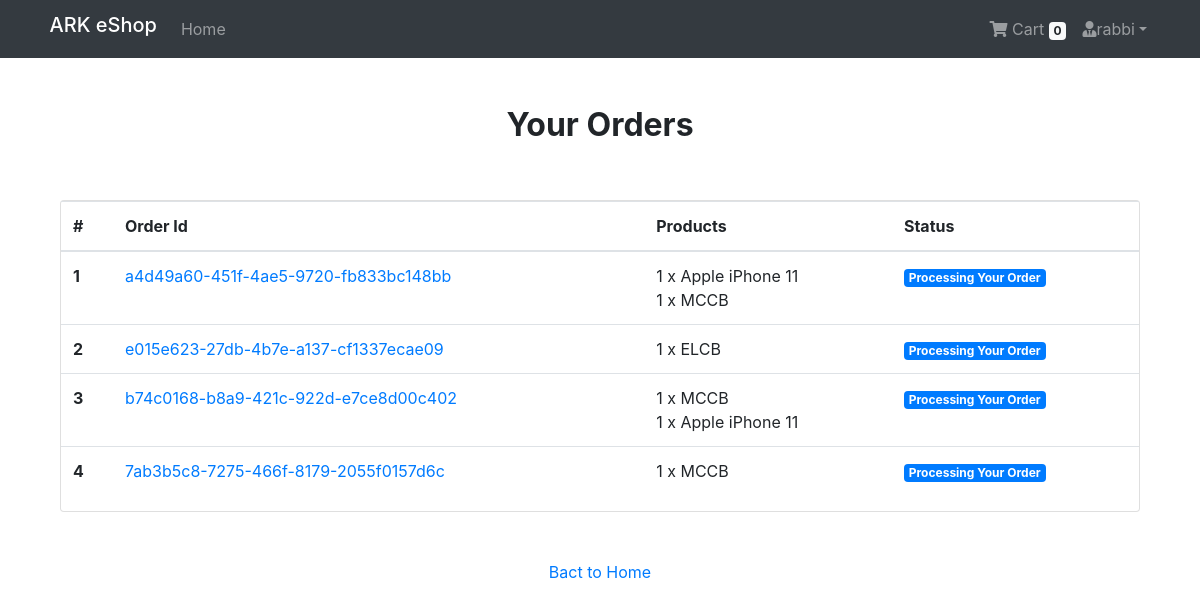
/payment/orders/ (signed in), run on the app's committed database.
### App_Login/models.py (models this page shows, shortened)
class User(AbstractBaseUser,PermissionsMixin):
    email = models.EmailField(unique=True,null=False)
    is_staff = models.BooleanField(
        ugettext_lazy('staff status'),
        default = False,
        help_text = ugettext_lazy("Designates whether the user can log in this site")
    )
    is_active = models.BooleanField(
        ugettext_lazy('active'),
        default=True,
        help_text= ugettext_lazy("Designates whether this user should be treateed as active.Unselect this instead of deleting accounts")
    )
    USERNAME_FIELD = 'email'
    object = MyUserManager()

class Profile(models.Model):
    user = models.OneToOneField(User,on_delete=models.CASCADE,related_name='profile')
    username = models.CharField(max_length=264,blank=True)
    full_name = models.CharField(max_length=264,blank=True)
    address_1 = models.TextField(max_length=300,blank=True)
    city = models.CharField(max_length=40,blank=True)
    zipcode = models.CharField(max_length=10,blank=True)
    country = models.CharField(max_length=50,blank=True)
    phone = models.CharField(max_length=20,blank=True)
    date_joined = models.DateTimeField(auto_now_add=True)

### App_Order/models.py (models this page shows, shortened)
class Order(models.Model):
    orderitems = models.ManyToManyField(Cart)
    user = models.ForeignKey(settings.AUTH_USER_MODEL,on_delete=models.CASCADE)
    ordered = models.BooleanField(default=False)
    created = models.DateTimeField(auto_now_add=True)
    paymentId = models.CharField(max_length=264,blank=True,null=True)
    orderId = models.CharField(max_length=200,blank=True,null=True)

class Cart(models.Model):
    user = models.ForeignKey(settings.AUTH_USER_MODEL,on_delete=models.CASCADE,related_name='cart')
    item = models.ForeignKey(Product,on_delete=models.CASCADE)
    quantity = models.IntegerField(default=1)
    purchased = models.BooleanField(default=False)
    created = models.DateTimeField(auto_now_add=True)
    updated = models.DateTimeField(auto_now=True)
    def __str__(self):
        return f'{self.quantity} x {self.item}'

### App_Shop/models.py (models this page shows)
class Product(models.Model):
    main_image = models.ImageField(upload_to ='Products')
    name = models.CharField(max_length=264)
    category = models.ForeignKey(Category,on_delete=models.CASCADE,related_name='category')
    preview_text = models.TextField(max_length=200,verbose_name='Preview Text')
    detail_text = models.TextField(max_length=200,verbose_name='Description')
    price = models.FloatField()
    old_price = models.FloatField(default=0.00)
    created = models.DateTimeField(auto_now_add=True)
    def __str__(self):
        return self.name
    class Meta:
        ordering = ['-created',]

### App_Payment/views.py (the view)
# urls.py: path('orders/',views.order_view,name='orders')
@login_required
def order_view(request):
    try:
        orders = Order.objects.filter(user=request.user,ordered=True)
        context = {'orders':orders}
    except:
        messages.warning(request,f"You do not have any active order!")
        return redirect('App_Shop:home')
    return render(request,'App_Payment/order.html',context)

### App_Order/templatetags/cart_tag.py (called while the page is built)
@register.filter
def cart_total(user):
    order = Order.objects.filter(user=user,ordered=False)
    if order.exists():
        return order[0].orderitems.count()
    else:
        return 0

### templates/App_Payment/order.html
{% extends 'base.html' %}
{% block body_block %}
<div class="container mt-5">
  <h2 class="text-center"><strong>Your Orders</strong></h2>
  <div class="row">
    <div class="col-md-12">
      <div class="card mt-5" style="height:auto">
        <div class="table-responsive">
          <table class="table">
            <thead>
              <tr>
                <th scope="col">#</th>
                <th scope="col">Order Id</th>
                <th scope="col">Products</th>
                <th scope="col">Status</th>
              </tr>
            </thead>
            <tbody>
              {% for order in orders %}
              <tr>
                <th scope="row">{{ forloop.counter }}</th>
                <td><a href="#">{{ order.orderId }}</a></td>
                <td>
                  {% for item in order.orderitems.all %} {{item}} <br> {% endfor %}
                </td>
                <td><span class="badge badge-primary">Processing Your Order</span></td>
              </tr>
              {% endfor %}
            </tbody>
          </table>
        </div>
      </div>
    </div>
    <div class="col-md-12 my-5 text-center">
      <a href="{% url 'App_Shop:home' %}">Bact to Home</a>
    </div>
  </div>
</div>
{% endblock %}

### templates/base.html (shortened to what this page needs)
{% load static %}
<!DOCTYPE html>
<html lang="en">
<head>
    <link rel="stylesheet" href="https://stackpath.bootstrapcdn.com/bootstrap/4.3.1/css/bootstrap.min.css">
    <link href="https://cdnjs.cloudflare.com/ajax/libs/font-awesome/5.10.2/css/all.css" rel="stylesheet">
    <link rel="stylesheet" href="{% static 'css/main.css' %}">
</head>
<body>
    {% include 'navbar.html' %}
    <div class="container">
        {% block body_block %}
        {% endblock %}
    </div>
</body>
</html>

### templates/navbar.html (shortened to what this page needs)
{% load cart_tag %}
<nav class="navbar navbar-expand-lg navbar-dark bg-dark">
  <div class="container">
    &nbsp;<h6><a class="navbar-brand" href="{% url 'App_Shop:home' %}">ARK eShop</a></h6>
    <ul class="navbar-nav ml-auto">
      <li class="nav-item">
        <a href="{% url 'App_Shop:home' %}" class="nav-link" class="float-left">Home</a>
      </li>
    </ul>
      <div class="collapse navbar-collapse" id="navbarNav">
      <ul class="navbar-nav ml-auto">
        {% if request.user.is_authenticated %}
        <li class="nav-item">
          <a href="{% url 'App_Order:cart' %}" class="nav-link">
              <i class="fa fa-shopping-cart"></i> Cart
              <span class="badge badge-light">{{ request.user | cart_total }}</span>
          </a>
        </li>
        <li class="nav-item dropdown">
            <a class="nav-link dropdown-toggle" href="#" id="navbarDropdown" role="button" data-toggle="dropdown" aria-haspopup="true" aria-expanded="false"><i class="fas fa-user-tie"></i>{{request.user.profile.username}}</a>
          </li>
        {% endif %}
      </ul>
    </div>
  </div>
</nav>

### templates/base.html (style rules this page uses)
.card { height: 350px; }

### data on the page
User: user|cart_total "0", user.profile.username "rabbi"
Order: orderId "a4d49a60-451f-4ae5-9720-fb833bc148bb"
Cart: quantity+item "1 x Apple iPhone 11"
Cart: quantity+item "1 x MCCB"
Order: orderId "e015e623-27db-4b7e-a137-cf1337ecae09"
Cart: quantity+item "1 x ELCB"
Order: orderId "b74c0168-b8a9-421c-922d-e7ce8d00c402"
Cart: quantity+item "1 x MCCB"
Cart: quantity+item "1 x Apple iPhone 11"
Order: orderId "7ab3b5c8-7275-466f-8179-2055f0157d6c"
Cart: quantity+item "1 x MCCB"
